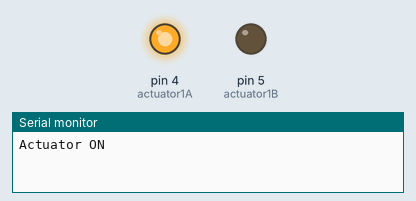
Simulated run of this sketch. Board: Arduino Uno, built with avr-gcc and run on an emulated ATmega328P. Parts: output pins drawn as LEDs (lit = HIGH), the last lines printed to the serial monitor.

Above: at 1.5 s.
At 4.5 s:
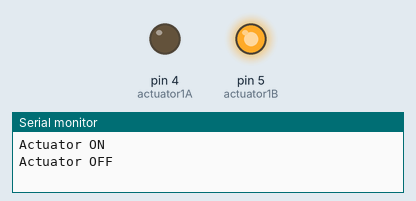
Timing chart, 0 to 7.8 s (numbered marks = the images above):
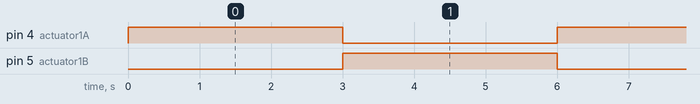

The sketch:

bts_testing.ino
```cpp
const int actuator1A = 4;
const int actuator1B = 5;

void setup() {
  Serial.begin(9600);
  Serial.setTimeout(10);

  pinMode(actuator1A, OUTPUT);
  pinMode(actuator1B, OUTPUT);
}

void loop() {
  // Activate actuator (HIGH for 3 seconds)
  digitalWrite(actuator1A, HIGH);
  digitalWrite(actuator1B, LOW);
  Serial.println("Actuator ON");
  delay(3000);

  // Deactivate actuator (LOW for 3 seconds)
  digitalWrite(actuator1A, LOW);
  digitalWrite(actuator1B, HIGH);
  Serial.println("Actuator OFF");
  delay(3000);
}
```

Measured:
- by itself, pin 4 (actuator1A), pin 5 (actuator1B): alternates HIGH for 3.0 s and LOW for 3.0 s
